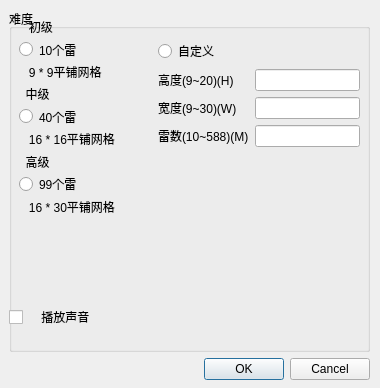
<?xml version="1.0" encoding="UTF-8"?>
<ui version="4.0">
 <class>OptionDialog</class>
 <widget class="QDialog" name="OptionDialog">
  <property name="geometry">
   <rect>
    <x>0</x>
    <y>0</y>
    <width>380</width>
    <height>388</height>
   </rect>
  </property>
  <property name="windowTitle">
   <string>Dialog</string>
  </property>
  <widget class="QWidget" name="verticalLayoutWidget">
   <property name="geometry">
    <rect>
     <x>9</x>
     <y>9</y>
     <width>361</width>
     <height>371</height>
    </rect>
   </property>
   <layout class="QVBoxLayout" name="verticalLayout">
    <item>
     <layout class="QVBoxLayout" name="verticalLayout_4">
      <item>
       <layout class="QHBoxLayout" name="horizontalLayout_2">
        <item>
         <widget class="QGroupBox" name="groupBox">
          <property name="baseSize">
           <size>
            <width>150</width>
            <height>200</height>
           </size>
          </property>
          <property name="font">
           <font>
            <pointsize>9</pointsize>
            <weight>50</weight>
            <italic>false</italic>
            <bold>false</bold>
            <underline>false</underline>
            <strikeout>false</strikeout>
            <kerning>true</kerning>
           </font>
          </property>
          <property name="cursor">
           <cursorShape>ArrowCursor</cursorShape>
          </property>
          <property name="mouseTracking">
           <bool>false</bool>
          </property>
          <property name="title">
           <string>难度</string>
          </property>
          <widget class="QWidget" name="horizontalLayoutWidget_2">
           <property name="geometry">
            <rect>
             <x>10</x>
             <y>10</y>
             <width>341</width>
             <height>196</height>
            </rect>
           </property>
           <layout class="QHBoxLayout" name="horizontalLayout_3">
            <item>
             <layout class="QVBoxLayout" name="verticalLayout_6">
              <item>
               <spacer name="verticalSpacer_3">
                <property name="orientation">
                 <enum>Qt::Vertical</enum>
                </property>
                <property name="sizeHint" stdset="0">
                 <size>
                  <width>20</width>
                  <height>40</height>
                 </size>
                </property>
               </spacer>
              </item>
              <item>
               <widget class="QLabel" name="label">
                <property name="text">
                 <string>   初级</string>
                </property>
               </widget>
              </item>
              <item>
               <widget class="QRadioButton" name="radioButton_primary">
                <property name="text">
                 <string>10个雷</string>
                </property>
               </widget>
              </item>
              <item>
               <widget class="QLabel" name="label_2">
                <property name="text">
                 <string>   9 * 9平铺网格</string>
                </property>
               </widget>
              </item>
              <item>
               <spacer name="verticalSpacer_2">
                <property name="orientation">
                 <enum>Qt::Vertical</enum>
                </property>
                <property name="sizeHint" stdset="0">
                 <size>
                  <width>20</width>
                  <height>40</height>
                 </size>
                </property>
               </spacer>
              </item>
              <item>
               <widget class="QLabel" name="label_3">
                <property name="text">
                 <string>  中级</string>
                </property>
               </widget>
              </item>
              <item>
               <widget class="QRadioButton" name="radioButton_middle">
                <property name="text">
                 <string>40个雷</string>
                </property>
               </widget>
              </item>
              <item>
               <widget class="QLabel" name="label_4">
                <property name="text">
                 <string>   16 * 16平铺网格</string>
                </property>
               </widget>
              </item>
              <item>
               <spacer name="verticalSpacer">
                <property name="orientation">
                 <enum>Qt::Vertical</enum>
                </property>
                <property name="sizeHint" stdset="0">
                 <size>
                  <width>20</width>
                  <height>40</height>
                 </size>
                </property>
               </spacer>
              </item>
              <item>
               <widget class="QLabel" name="label_5">
                <property name="text">
                 <string>  高级</string>
                </property>
               </widget>
              </item>
              <item>
               <widget class="QRadioButton" name="radioButton_high">
                <property name="text">
                 <string>99个雷</string>
                </property>
               </widget>
              </item>
              <item>
               <widget class="QLabel" name="label_6">
                <property name="text">
                 <string>   16 * 30平铺网格</string>
                </property>
               </widget>
              </item>
              <item>
               <spacer name="verticalSpacer_4">
                <property name="orientation">
                 <enum>Qt::Vertical</enum>
                </property>
                <property name="sizeHint" stdset="0">
                 <size>
                  <width>20</width>
                  <height>40</height>
                 </size>
                </property>
               </spacer>
              </item>
             </layout>
            </item>
            <item>
             <spacer name="horizontalSpacer">
              <property name="orientation">
               <enum>Qt::Horizontal</enum>
              </property>
              <property name="sizeHint" stdset="0">
               <size>
                <width>40</width>
                <height>20</height>
               </size>
              </property>
             </spacer>
            </item>
            <item>
             <layout class="QVBoxLayout" name="verticalLayout_7">
              <item>
               <widget class="QLabel" name="label_7">
                <property name="text">
                 <string/>
                </property>
               </widget>
              </item>
              <item>
               <widget class="QRadioButton" name="radioButton_custom">
                <property name="text">
                 <string>自定义</string>
                </property>
               </widget>
              </item>
              <item>
               <layout class="QGridLayout" name="gridLayout_3">
                <item row="0" column="0">
                 <widget class="QLabel" name="label_8">
                  <property name="text">
                   <string>高度(9~20)(H)</string>
                  </property>
                 </widget>
                </item>
                <item row="2" column="1">
                 <widget class="QLineEdit" name="lineEdit_mineNum"/>
                </item>
                <item row="2" column="0">
                 <widget class="QLabel" name="label_10">
                  <property name="text">
                   <string>雷数(10~588)(M)</string>
                  </property>
                 </widget>
                </item>
                <item row="1" column="0">
                 <widget class="QLabel" name="label_9">
                  <property name="text">
                   <string>宽度(9~30)(W)</string>
                  </property>
                 </widget>
                </item>
                <item row="1" column="1">
                 <widget class="QLineEdit" name="lineEdit_width"/>
                </item>
                <item row="0" column="1">
                 <widget class="QLineEdit" name="lineEdit_height"/>
                </item>
               </layout>
              </item>
              <item>
               <spacer name="verticalSpacer_7">
                <property name="orientation">
                 <enum>Qt::Vertical</enum>
                </property>
                <property name="sizeHint" stdset="0">
                 <size>
                  <width>20</width>
                  <height>40</height>
                 </size>
                </property>
               </spacer>
              </item>
             </layout>
            </item>
           </layout>
          </widget>
          <widget class="QCheckBox" name="checkBoxMusic">
           <property name="geometry">
            <rect>
             <x>0</x>
             <y>300</y>
             <width>359</width>
             <height>16</height>
            </rect>
           </property>
           <property name="text">
            <string>    播放声音</string>
           </property>
          </widget>
         </widget>
        </item>
       </layout>
      </item>
     </layout>
    </item>
    <item>
     <widget class="QDialogButtonBox" name="buttonBox">
      <property name="standardButtons">
       <set>QDialogButtonBox::Cancel|QDialogButtonBox::Ok</set>
      </property>
     </widget>
    </item>
   </layout>
  </widget>
 </widget>
 <resources/>
 <connections/>
</ui>
